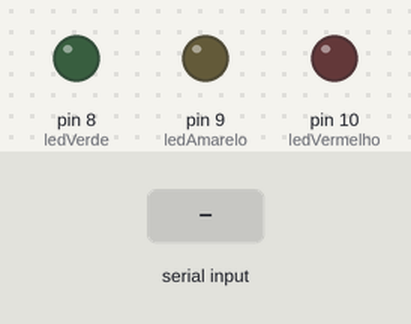
Recording of a sketch running on a simulated Arduino Uno, built with avr-gcc and run on an emulated ATmega328P. Parts: output pins drawn as LEDs (lit = HIGH). Inputs (shaded band) come from the test bench.

Above: at 1.2 s.
1.3 s: "Q" received over Serial
At 2.5 s:
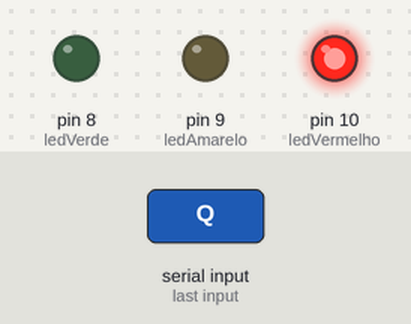
2.8 s: "A" received over Serial
At 3.9 s:
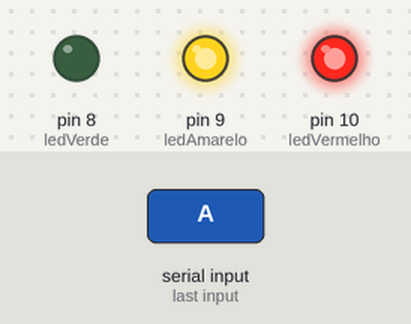
4.3 s: "W" received over Serial
At 5.0 s:
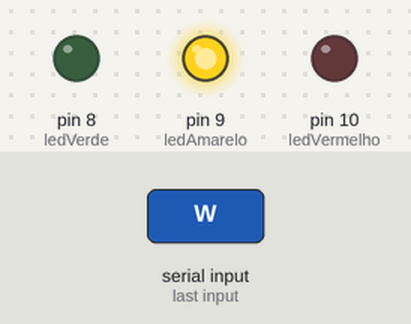
5.8 s: "Z" received over Serial
At 6.2 s:
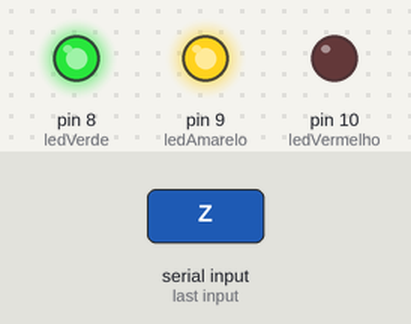
7.3 s: "q" received over Serial
At 8.5 s:
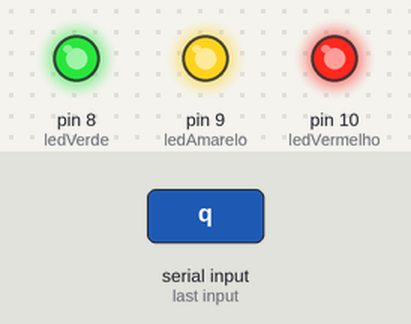
8.8 s: "S" received over Serial
At 9.6 s:
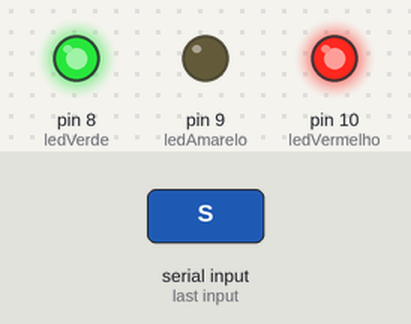
Timing chart, 0 to 11.3 s (numbered marks = the images above; inputs shaded):
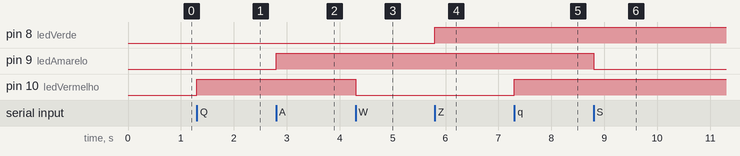

Measured:
- after the input at 1.3 s, pin 10 (ledVermelho): LOW → HIGH at once
- after the input at 2.8 s, pin 9 (ledAmarelo): LOW → HIGH at once
- after the input at 4.3 s, pin 10 (ledVermelho): HIGH → LOW at once
- after the input at 5.8 s, pin 8 (ledVerde): LOW → HIGH at once
- after the input at 7.3 s, pin 10 (ledVermelho): LOW → HIGH at once
- after the input at 8.8 s, pin 9 (ledAmarelo): HIGH → LOW at once

The sketch:

TECLA_LED.ino
```cpp
int ledVermelho = 10;
int ledAmarelo = 9;
int ledVerde = 8;
char leitura;


void setup() {
  Serial.begin(9600);
  pinMode(ledVermelho, OUTPUT);
  pinMode(ledAmarelo, OUTPUT);
  pinMode(ledVerde, OUTPUT);
}

void loop() {
  while (Serial.available() > 0){
    leitura = Serial.read();

    //LED VERMELHO Q LIGA      W DESLIGA
    if(leitura == 'Q' || leitura == 'q'){
      digitalWrite(ledVermelho, HIGH);

    }else if (leitura == 'W' || leitura == 'w'){
      digitalWrite(ledVermelho, LOW);
    }

    //LED AMARELO A LIGA      S DESLIGA
    else if (leitura == 'A' || leitura == 'a'){
      digitalWrite(ledAmarelo, HIGH);
    }else if (leitura == 'S' || leitura == 's'){
      digitalWrite(ledAmarelo, LOW);
    }

    //LED VERDE Z LIGA       X APAGA
    else if (leitura == 'Z' || leitura == 'z'){
      digitalWrite(ledVerde, HIGH);
    }else if (leitura == 'X' || leitura == 'x'){
      digitalWrite(ledVerde, LOW);
    }
  }
}
```
